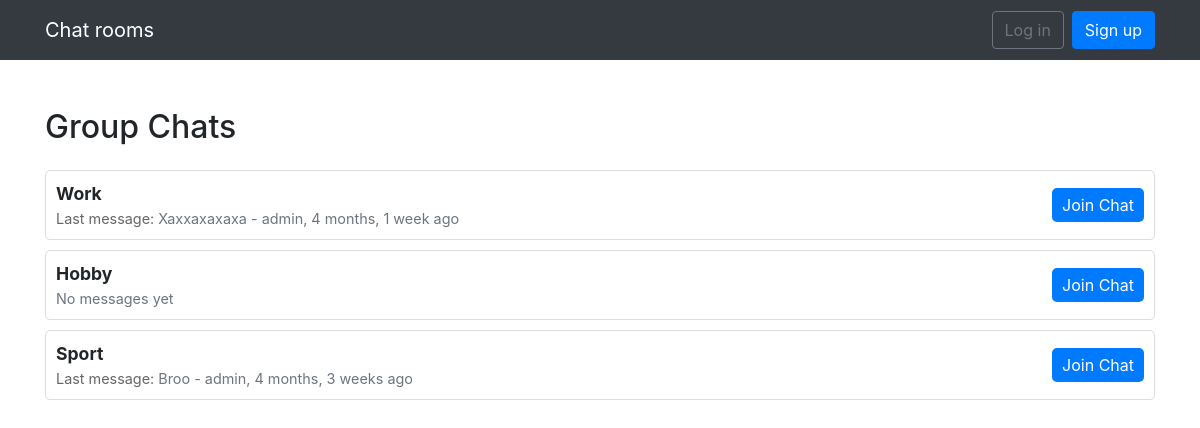
/rooms/, run on the app's committed database.
### rooms/models.py (models this page shows, shortened)
class Room(models.Model):
    name = models.CharField(max_length=255)
    slug = models.SlugField(unique=True)
    def last_message(self):
        return self.messages.last()

class Message(models.Model):
    room = models.ForeignKey(Room, related_name='messages', on_delete=models.CASCADE)
    user = models.ForeignKey(User, related_name='user', on_delete=models.CASCADE)
    content = models.TextField()
    date_added = models.DateTimeField(auto_now_add=True)
    class Meta:
        ordering = ('date_added',)

### rooms/views.py (the view)
# urls.py: path('rooms/', include('rooms.urls')),
def rooms(request):
    rooms = Room.objects.all()
    return render(request, 'rooms/rooms.html', {'rooms': rooms})

### rooms/templates/rooms/rooms.html (shortened to what this page needs)
{% extends 'main/base.html' %}
{% load humanize %}
{% block content %}
<div class="container mt-5">
    <h2 class="mb-4">Group Chats</h2>
    <div class="chat-list">
        {% for room in rooms %}
        <div class="chat-item">
            <div class="chat-info">
                <div class="chat-name">{{ room.name }}</div>
                {% if room.last_message %}
                <div class="chat-message">Last message: <span class="text-muted">{{ room.last_message.content }} - {{ room.last_message.user.username }}, {{ room.last_message.date_added | naturaltime}}</span></div>
                {% else %}
                <div class="chat-message"><span class="text-muted">No messages yet</span></div>
                {% endif %}
            </div>
            <a href="{% url 'room' room.slug %}" class="join-btn">Join Chat</a>
        </div>
        {% endfor %}
    </div>
</div>
{% endblock %}

### main/templates/main/base.html (shortened to what this page needs)
{% load static %}
<!DOCTYPE html>
<html lang="en">
<head>
    <link rel="stylesheet" href="{% static 'css/bootstrap.min.css' %}">
    <link rel="stylesheet" href="https://cdnjs.cloudflare.com/ajax/libs/toastr.js/latest/toastr.min.css">
</head>
<body>
    <nav class="navbar navbar-expand-sm navbar-dark bg-dark py-0" style="height: 60px;">
        <div class="container d-flex align-items-center" style="height: 60px;">
        <a class="navbar-brand" href="{% url 'rooms' %}">Chat rooms</a>
        <div class="collapse navbar-collapse" id="mainMenu">
          {% if user.is_authenticated %}
          <ul class="navbar-nav ml-auto">
            <li class="nav-item dropdown">
              <a class="nav-link dropdown-toggle" href="#" id="userMenu" data-toggle="dropdown" aria-haspopup="true" aria-expanded="false" r>
                {{ user.username }}
              </a>
              <div class="dropdown-menu dropdown-menu-right" aria-labelledby="userMenu">
                <a class="dropdown-item" href="{% url 'my_account' %}">My account</a>
                <a class="dropdown-item" href="#">Change password</a>
                <div class="dropdown-divider"></div>
                <a class="dropdown-item" href="{% url 'logout' %}">Log out</a>
              </div>
            </li>
          </ul>
          {% else %}
            <form class="form-inline ml-auto">
              <a href="{% url 'login' %}" class="btn btn-outline-secondary">Log in</a>
              <a href="{% url 'register' %}" class="btn btn-primary ml-2">Sign up</a>
            </form>
          {% endif %}
        </div>
      </div>
    </nav>
{% block content %}
{% endblock %}
</body>
</html>

### rooms/templates/rooms/rooms.html (style rules this page uses)
.chat-item { display: flex; justify-content: space-between; align-items: center; padding: 10px; border: 1px solid #ddd; border-radius: 5px; margin-bottom: 10px; }
.chat-info { flex-grow: 1; }
.chat-name { font-size: 1.1em; font-weight: bold; }
.chat-message { font-size: 0.9em; color: #666; }
.join-btn { padding: 5px 10px; text-align: center; background-color: #007bff; color: white; border-radius: 5px; text-decoration: none; }

### data on the page
Room: name "Work", last_message.content "Хаххахахаха", last_message.user.username "admin", last_message.date_added "4 months, 1 week ago"
Room: name "Hobby", shows "No messages yet"
Room: name "Sport", last_message.content "Broo", last_message.user.username "admin", last_message.date_added "4 months, 3 weeks ago"
